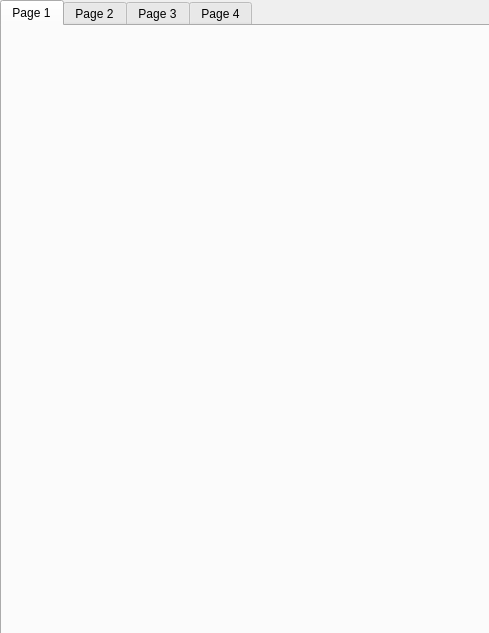
<?xml version="1.0" encoding="UTF-8"?>
<ui version="4.0">
 <class>help</class>
 <widget class="QMainWindow" name="help">
  <property name="geometry">
   <rect>
    <x>0</x>
    <y>0</y>
    <width>489</width>
    <height>633</height>
   </rect>
  </property>
  <property name="windowTitle">
   <string>help</string>
  </property>
  <widget class="QWidget" name="centralwidget">
   <widget class="QTabWidget" name="tabWidget">
    <property name="geometry">
     <rect>
      <x>0</x>
      <y>0</y>
      <width>491</width>
      <height>641</height>
     </rect>
    </property>
    <property name="currentIndex">
     <number>0</number>
    </property>
    <widget class="QWidget" name="tab">
     <attribute name="title">
      <string>Page 1</string>
     </attribute>
     <widget class="QLabel" name="label_2">
      <property name="geometry">
       <rect>
        <x>0</x>
        <y>0</y>
        <width>491</width>
        <height>601</height>
       </rect>
      </property>
      <property name="text">
       <string/>
      </property>
      <property name="pixmap">
       <pixmap resource="help.qrc">:/new/prefix1/Screenshot (79).png</pixmap>
      </property>
      <property name="scaledContents">
       <bool>true</bool>
      </property>
     </widget>
    </widget>
    <widget class="QWidget" name="tab_2">
     <attribute name="title">
      <string>Page 2</string>
     </attribute>
     <widget class="QLabel" name="label_3">
      <property name="geometry">
       <rect>
        <x>-6</x>
        <y>-5</y>
        <width>491</width>
        <height>611</height>
       </rect>
      </property>
      <property name="text">
       <string/>
      </property>
      <property name="pixmap">
       <pixmap resource="help.qrc">:/new/prefix1/Screenshot (80).png</pixmap>
      </property>
      <property name="scaledContents">
       <bool>true</bool>
      </property>
     </widget>
    </widget>
    <widget class="QWidget" name="tab_3">
     <attribute name="title">
      <string>Page 3</string>
     </attribute>
     <widget class="QLabel" name="label_4">
      <property name="geometry">
       <rect>
        <x>0</x>
        <y>0</y>
        <width>491</width>
        <height>601</height>
       </rect>
      </property>
      <property name="text">
       <string/>
      </property>
      <property name="pixmap">
       <pixmap resource="help.qrc">:/new/prefix1/Screenshot (81).png</pixmap>
      </property>
      <property name="scaledContents">
       <bool>true</bool>
      </property>
     </widget>
    </widget>
    <widget class="QWidget" name="tab_4">
     <attribute name="title">
      <string>Page 4</string>
     </attribute>
     <widget class="QLabel" name="label">
      <property name="geometry">
       <rect>
        <x>-6</x>
        <y>-5</y>
        <width>491</width>
        <height>611</height>
       </rect>
      </property>
      <property name="text">
       <string/>
      </property>
      <property name="pixmap">
       <pixmap resource="help.qrc">:/new/prefix1/Screenshot (82).png</pixmap>
      </property>
      <property name="scaledContents">
       <bool>true</bool>
      </property>
     </widget>
    </widget>
   </widget>
  </widget>
 </widget>
 <resources>
  <include location="help.qrc"/>
 </resources>
 <connections/>
</ui>
